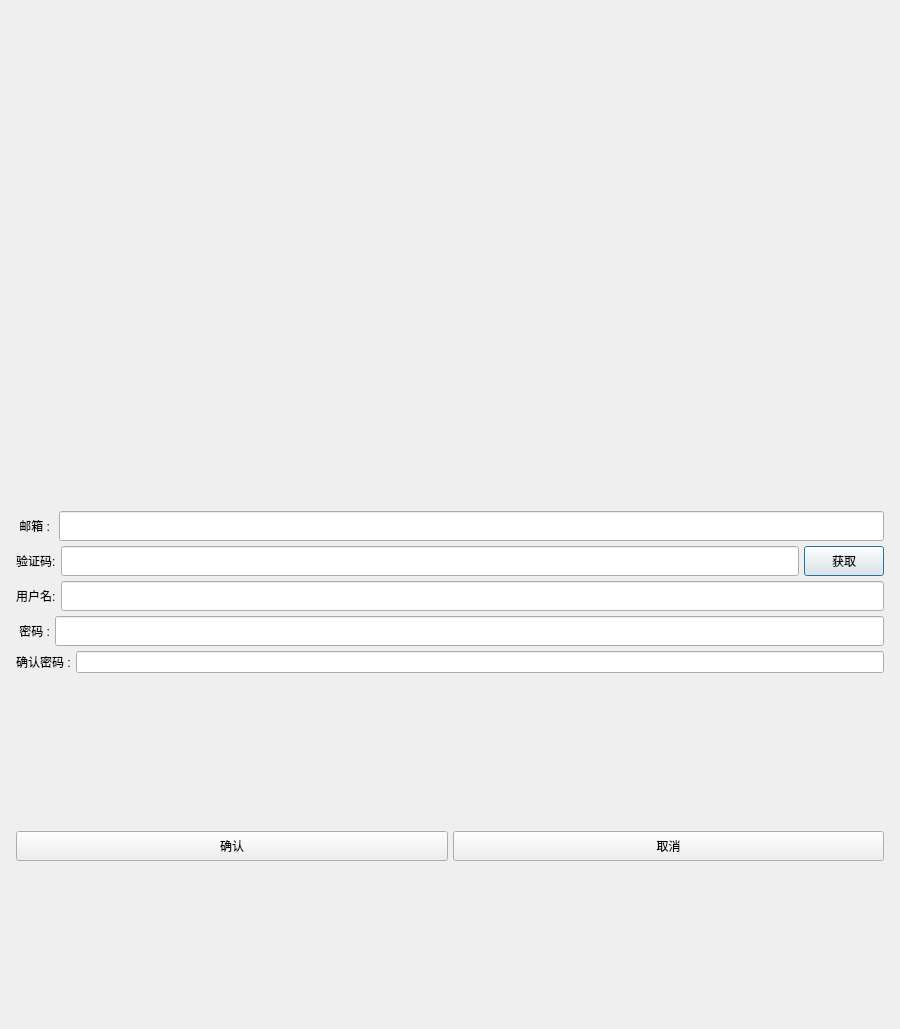
<?xml version="1.0" encoding="UTF-8"?>
<ui version="4.0">
 <class>RegisterDialog</class>
 <widget class="QDialog" name="RegisterDialog">
  <property name="geometry">
   <rect>
    <x>0</x>
    <y>0</y>
    <width>900</width>
    <height>1029</height>
   </rect>
  </property>
  <property name="windowTitle">
   <string>Dialog</string>
  </property>
  <layout class="QVBoxLayout" name="verticalLayout_2">
   <item>
    <layout class="QVBoxLayout" name="verticalLayout">
     <property name="spacing">
      <number>5</number>
     </property>
     <property name="leftMargin">
      <number>5</number>
     </property>
     <property name="topMargin">
      <number>5</number>
     </property>
     <property name="rightMargin">
      <number>5</number>
     </property>
     <property name="bottomMargin">
      <number>5</number>
     </property>
     <item>
      <spacer name="verticalSpacer">
       <property name="orientation">
        <enum>Qt::Orientation::Vertical</enum>
       </property>
       <property name="sizeHint" stdset="0">
        <size>
         <width>20</width>
         <height>40</height>
        </size>
       </property>
      </spacer>
     </item>
     <item>
      <layout class="QHBoxLayout" name="horizontalLayout">
       <item>
        <widget class="QLabel" name="label">
         <property name="minimumSize">
          <size>
           <width>200</width>
           <height>150</height>
          </size>
         </property>
         <property name="maximumSize">
          <size>
           <width>200</width>
           <height>150</height>
          </size>
         </property>
         <property name="text">
          <string/>
         </property>
         <property name="pixmap">
          <pixmap resource="rec.qrc">:/chat_img/20221106201543_d7f12.thumb.400_0.jpeg</pixmap>
         </property>
         <property name="scaledContents">
          <bool>true</bool>
         </property>
         <property name="alignment">
          <set>Qt::AlignmentFlag::AlignCenter</set>
         </property>
        </widget>
       </item>
      </layout>
     </item>
     <item>
      <spacer name="verticalSpacer_2">
       <property name="orientation">
        <enum>Qt::Orientation::Vertical</enum>
       </property>
       <property name="sizeType">
        <enum>QSizePolicy::Policy::Expanding</enum>
       </property>
       <property name="sizeHint" stdset="0">
        <size>
         <width>20</width>
         <height>140</height>
        </size>
       </property>
      </spacer>
     </item>
     <item>
      <layout class="QHBoxLayout" name="horizontalLayout_7">
       <item>
        <widget class="QLabel" name="rtips_label">
         <property name="minimumSize">
          <size>
           <width>0</width>
           <height>30</height>
          </size>
         </property>
         <property name="maximumSize">
          <size>
           <width>16777215</width>
           <height>30</height>
          </size>
         </property>
         <property name="text">
          <string/>
         </property>
         <property name="alignment">
          <set>Qt::AlignmentFlag::AlignCenter</set>
         </property>
        </widget>
       </item>
      </layout>
     </item>
     <item>
      <layout class="QHBoxLayout" name="horizontalLayout_4">
       <item>
        <widget class="QLabel" name="email_label">
         <property name="minimumSize">
          <size>
           <width>0</width>
           <height>30</height>
          </size>
         </property>
         <property name="maximumSize">
          <size>
           <width>16777215</width>
           <height>30</height>
          </size>
         </property>
         <property name="text">
          <string> 邮箱 : </string>
         </property>
        </widget>
       </item>
       <item>
        <widget class="QLineEdit" name="email_edit">
         <property name="minimumSize">
          <size>
           <width>0</width>
           <height>30</height>
          </size>
         </property>
         <property name="maximumSize">
          <size>
           <width>16777215</width>
           <height>30</height>
          </size>
         </property>
        </widget>
       </item>
      </layout>
     </item>
     <item>
      <layout class="QHBoxLayout" name="horizontalLayout_5">
       <item>
        <widget class="QLabel" name="varify_label">
         <property name="minimumSize">
          <size>
           <width>0</width>
           <height>30</height>
          </size>
         </property>
         <property name="maximumSize">
          <size>
           <width>16777215</width>
           <height>30</height>
          </size>
         </property>
         <property name="text">
          <string>验证码:</string>
         </property>
        </widget>
       </item>
       <item>
        <widget class="QLineEdit" name="varify_edit">
         <property name="minimumSize">
          <size>
           <width>0</width>
           <height>30</height>
          </size>
         </property>
         <property name="maximumSize">
          <size>
           <width>16777215</width>
           <height>30</height>
          </size>
         </property>
        </widget>
       </item>
       <item>
        <widget class="TimerBtn" name="varify_btn">
         <property name="minimumSize">
          <size>
           <width>0</width>
           <height>30</height>
          </size>
         </property>
         <property name="maximumSize">
          <size>
           <width>16777215</width>
           <height>30</height>
          </size>
         </property>
         <property name="text">
          <string>获取</string>
         </property>
        </widget>
       </item>
      </layout>
     </item>
     <item>
      <layout class="QHBoxLayout" name="horizontalLayout_2">
       <item>
        <widget class="QLabel" name="username_label">
         <property name="minimumSize">
          <size>
           <width>0</width>
           <height>30</height>
          </size>
         </property>
         <property name="maximumSize">
          <size>
           <width>16777215</width>
           <height>30</height>
          </size>
         </property>
         <property name="text">
          <string>用户名:</string>
         </property>
        </widget>
       </item>
       <item>
        <widget class="QLineEdit" name="username_edit">
         <property name="minimumSize">
          <size>
           <width>0</width>
           <height>30</height>
          </size>
         </property>
         <property name="maximumSize">
          <size>
           <width>16777215</width>
           <height>30</height>
          </size>
         </property>
        </widget>
       </item>
      </layout>
     </item>
     <item>
      <layout class="QHBoxLayout" name="horizontalLayout_3">
       <item>
        <widget class="QLabel" name="userpwd_label">
         <property name="minimumSize">
          <size>
           <width>0</width>
           <height>30</height>
          </size>
         </property>
         <property name="maximumSize">
          <size>
           <width>16777215</width>
           <height>30</height>
          </size>
         </property>
         <property name="text">
          <string> 密码 :</string>
         </property>
        </widget>
       </item>
       <item>
        <widget class="QLineEdit" name="userpwd_edit">
         <property name="minimumSize">
          <size>
           <width>0</width>
           <height>30</height>
          </size>
         </property>
         <property name="maximumSize">
          <size>
           <width>16777215</width>
           <height>30</height>
          </size>
         </property>
        </widget>
       </item>
      </layout>
     </item>
     <item>
      <layout class="QHBoxLayout" name="horizontalLayout_9">
       <item>
        <widget class="QLabel" name="label_2">
         <property name="text">
          <string>确认密码 :</string>
         </property>
        </widget>
       </item>
       <item>
        <widget class="QLineEdit" name="lineEdit"/>
       </item>
      </layout>
     </item>
     <item>
      <spacer name="verticalSpacer_3">
       <property name="orientation">
        <enum>Qt::Orientation::Vertical</enum>
       </property>
       <property name="sizeHint" stdset="0">
        <size>
         <width>20</width>
         <height>40</height>
        </size>
       </property>
      </spacer>
     </item>
     <item>
      <layout class="QHBoxLayout" name="horizontalLayout_6">
       <item>
        <widget class="QPushButton" name="confirm_btn">
         <property name="minimumSize">
          <size>
           <width>0</width>
           <height>30</height>
          </size>
         </property>
         <property name="maximumSize">
          <size>
           <width>16777215</width>
           <height>30</height>
          </size>
         </property>
         <property name="text">
          <string>确认</string>
         </property>
        </widget>
       </item>
       <item>
        <widget class="QPushButton" name="cancel_btn">
         <property name="minimumSize">
          <size>
           <width>0</width>
           <height>30</height>
          </size>
         </property>
         <property name="maximumSize">
          <size>
           <width>16777215</width>
           <height>30</height>
          </size>
         </property>
         <property name="text">
          <string>取消</string>
         </property>
        </widget>
       </item>
      </layout>
     </item>
     <item>
      <spacer name="verticalSpacer_4">
       <property name="orientation">
        <enum>Qt::Orientation::Vertical</enum>
       </property>
       <property name="sizeHint" stdset="0">
        <size>
         <width>20</width>
         <height>40</height>
        </size>
       </property>
      </spacer>
     </item>
    </layout>
   </item>
  </layout>
 </widget>
 <customwidgets>
  <customwidget>
   <class>TimerBtn</class>
   <extends>QPushButton</extends>
   <header location="global">timerbtn.h</header>
  </customwidget>
 </customwidgets>
 <resources>
  <include location="rec.qrc"/>
 </resources>
 <connections/>
</ui>
